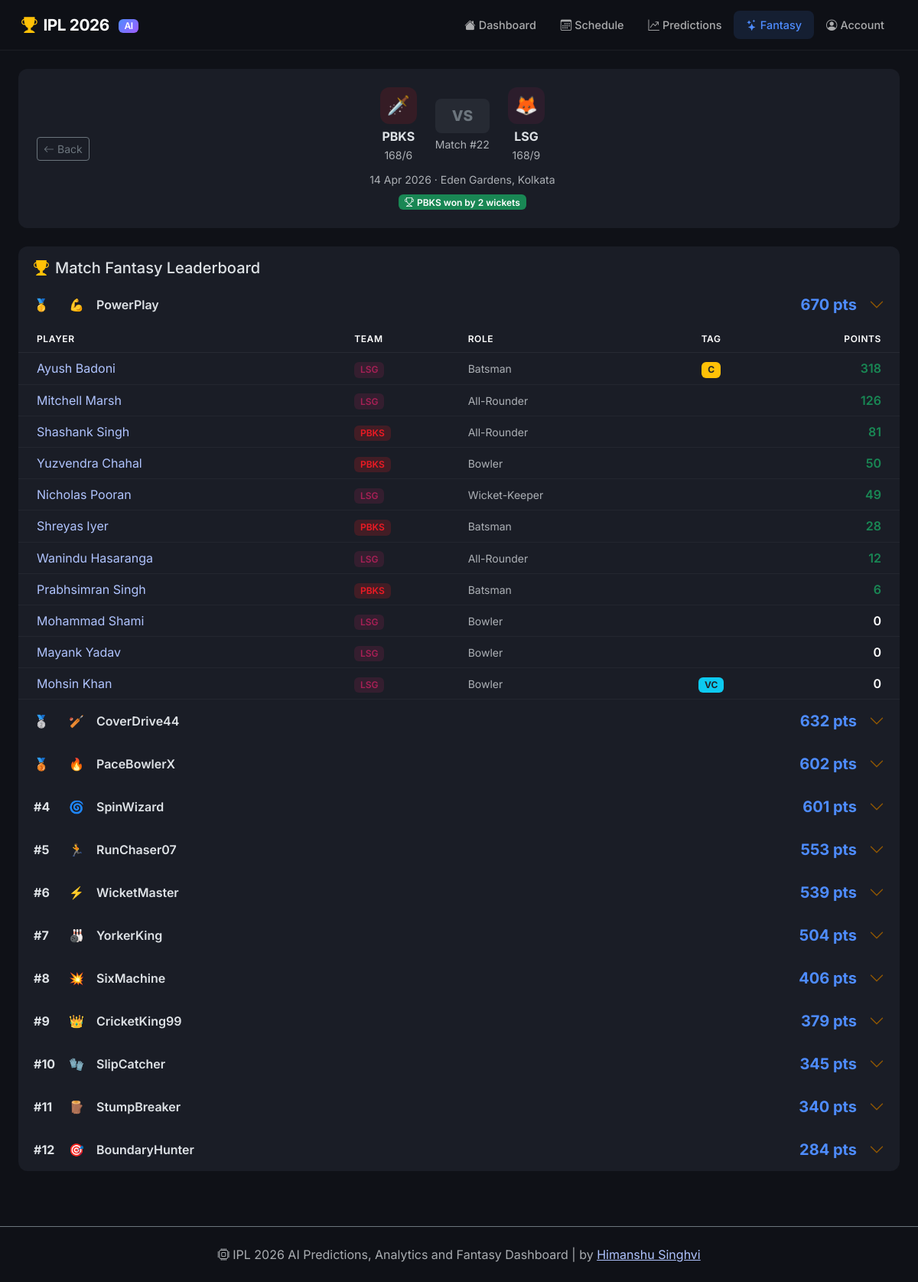
Screenshot of /fantasy/match/22 with the database file from the repository.
### models.py (models this page shows, shortened)
class Team(db.Model):
    __tablename__ = 'teams'
    id = db.Column(db.Integer, primary_key=True)
    name = db.Column(db.String(100), nullable=False)
    short_name = db.Column(db.String(10), nullable=False, unique=True)
    color = db.Column(db.String(7), default='#000000')
    logo_emoji = db.Column(db.String(10), default='🏏')
    home_ground = db.Column(db.String(200))
    titles_won = db.Column(db.Integer, default=0)
    matches_played_hist = db.Column(db.Integer, default=0)
    matches_won_hist = db.Column(db.Integer, default=0)
    players = db.relationship('Player', backref='team', lazy=True)

class Match(db.Model):
    __tablename__ = 'matches'
    id = db.Column(db.Integer, primary_key=True)
    match_number = db.Column(db.Integer)
    team1_id = db.Column(db.Integer, db.ForeignKey('teams.id'), nullable=False)
    team2_id = db.Column(db.Integer, db.ForeignKey('teams.id'), nullable=False)
    venue = db.Column(db.String(200))
    city = db.Column(db.String(100))
    date = db.Column(db.DateTime, nullable=False)
    stage = db.Column(db.String(30), default='League')  # League, Qualifier, Eliminator, Final
    status = db.Column(db.String(20), default='upcoming')  # upcoming, live, completed
    toss_winner_id = db.Column(db.Integer, db.ForeignKey('teams.id'), nullable=True)
    toss_decision = db.Column(db.String(10))  # bat, field
    winner_id = db.Column(db.Integer, db.ForeignKey('teams.id'), nullable=True)
    win_margin = db.Column(db.String(50))
    team1_score = db.Column(db.String(20))
    team2_score = db.Column(db.String(20))
    potm_id = db.Column(db.Integer, db.ForeignKey('players.id'), nullable=True)
    team1 = db.relationship('Team', foreign_keys=[team1_id])
    team2 = db.relationship('Team', foreign_keys=[team2_id])
    toss_winner = db.relationship('Team', foreign_keys=[toss_winner_id])
    winner = db.relationship('Team', foreign_keys=[winner_id])
    potm = db.relationship('Player', foreign_keys=[potm_id])
    scorecards = db.relationship('Scorecard', backref='match', lazy=True)

class FantasyTeam(db.Model):
    __tablename__ = 'fantasy_teams'
    id = db.Column(db.Integer, primary_key=True)
    user_id = db.Column(db.Integer, db.ForeignKey('fantasy_users.id'), nullable=False)
    match_id = db.Column(db.Integer, db.ForeignKey('matches.id'), nullable=False)
    total_points = db.Column(db.Integer, default=0)
    created_at = db.Column(db.DateTime, default=datetime.utcnow)
    players = db.relationship('FantasyTeamPlayer', backref='fantasy_team', lazy=True,
                              cascade='all, delete-orphan')
    match = db.relationship('Match', foreign_keys=[match_id])
    __table_args__ = (
        db.UniqueConstraint('user_id', 'match_id', name='uq_user_match'),
    )

class FantasyUser(db.Model):
    __tablename__ = 'fantasy_users'
    id = db.Column(db.Integer, primary_key=True)
    username = db.Column(db.String(50), unique=True, nullable=False)
    email = db.Column(db.String(120), unique=True, nullable=True)
    mobile_number = db.Column(db.String(20), unique=True, nullable=True)
    password_hash = db.Column(db.String(255), nullable=True)
    avatar_emoji = db.Column(db.String(10), default='🏏')
    total_points = db.Column(db.Integer, default=0)
    matches_played = db.Column(db.Integer, default=0)
    created_at = db.Column(db.DateTime, default=datetime.utcnow)
    last_login_at = db.Column(db.DateTime, nullable=True)
    teams = db.relationship('FantasyTeam', backref='user', lazy=True)

class FantasyTeamPlayer(db.Model):
    __tablename__ = 'fantasy_team_players'
    id = db.Column(db.Integer, primary_key=True)
    fantasy_team_id = db.Column(db.Integer, db.ForeignKey('fantasy_teams.id'), nullable=False)
    player_id = db.Column(db.Integer, db.ForeignKey('players.id'), nullable=False)
    is_captain = db.Column(db.Boolean, default=False)
    is_vice_captain = db.Column(db.Boolean, default=False)
    points = db.Column(db.Integer, default=0)
    player = db.relationship('Player', foreign_keys=[player_id])

class Player(db.Model):
    __tablename__ = 'players'
    id = db.Column(db.Integer, primary_key=True)
    name = db.Column(db.String(100), nullable=False)
    team_id = db.Column(db.Integer, db.ForeignKey('teams.id'), nullable=False)
    role = db.Column(db.String(30))  # Batsman, Bowler, All-Rounder, Wicket-Keeper
    batting_style = db.Column(db.String(30))
    bowling_style = db.Column(db.String(50))
    nationality = db.Column(db.String(50))
    is_overseas = db.Column(db.Boolean, default=False)
    matches_played = db.Column(db.Integer, default=0)
    runs_scored = db.Column(db.Integer, default=0)
    balls_faced = db.Column(db.Integer, default=0)
    batting_avg = db.Column(db.Float, default=0.0)
    strike_rate = db.Column(db.Float, default=0.0)
    fifties = db.Column(db.Integer, default=0)
    hundreds = db.Column(db.Integer, default=0)
    fours = db.Column(db.Integer, default=0)
    sixes = db.Column(db.Integer, default=0)
    wickets_taken = db.Column(db.Integer, default=0)
    balls_bowled = db.Column(db.Integer, default=0)
    runs_conceded = db.Column(db.Integer, default=0)
    bowling_avg = db.Column(db.Float, default=0.0)
    economy_rate = db.Column(db.Float, default=0.0)
    best_bowling = db.Column(db.String(10), default='0/0')
    catches = db.Column(db.Integer, default=0)
    stumpings = db.Column(db.Integer, default=0)
    form_rating = db.Column(db.Float, default=50.0)

### app.py (the view)
@app.route('/fantasy/match/<int:match_id>')
def fantasy_match(match_id):
    match = Match.query.get_or_404(match_id)
    team1 = db.session.get(Team, match.team1_id)
    team2 = db.session.get(Team, match.team2_id)
    t1_players = Player.query.filter_by(team_id=team1.id).all()
    t2_players = Player.query.filter_by(team_id=team2.id).all()
    current_user = current_fantasy_user()
    my_team = None
    if current_user:
        my_team = FantasyTeam.query.filter_by(
            user_id=current_user.id, match_id=match_id).first()
    match_leaderboard = (FantasyTeam.query
                         .filter_by(match_id=match_id)
                         .order_by(FantasyTeam.total_points.desc())
                         .all())
    team_details = {}
    for ft in match_leaderboard:
        team_details[ft.id] = FantasyTeamPlayer.query.filter_by(
            fantasy_team_id=ft.id).order_by(FantasyTeamPlayer.points.desc()).all()
    return render_template('fantasy_match.html',
                           match=match, team1=team1, team2=team2,
                           t1_players=t1_players, t2_players=t2_players,
                           match_leaderboard=match_leaderboard,
                           team_details=team_details,
                           current_user=current_user,
                           my_team=my_team)

### templates/fantasy_match.html (shortened to what this page needs)
{% extends "base.html" %}
{% block content %}
<div class="fantasy-page">
    <div class="card border-0 mb-4 overflow-hidden">
        <div class="card-body p-4">
            <div class="d-flex align-items-center justify-content-between flex-wrap gap-3">
                <a href="{{ url_for('fantasy') }}" class="btn btn-sm btn-outline-secondary">
                    <i class="bi bi-arrow-left me-1"></i>Back
                </a>
                <div class="text-center flex-grow-1">
                    <div class="d-flex align-items-center justify-content-center gap-4">
                        <div class="text-center">
                            <div class="team-badge-lg" style="background:{{ team1.color }}20; color:{{ team1.color }}">{{ team1.logo_emoji }}</div>
                            <div class="fw-bold mt-1">{{ team1.short_name }}</div>
                            {% if match.status == 'completed' %}
                            <small class="text-muted">{{ match.team1_score }}</small>
                            {% endif %}
                        </div>
                        <div>
                            <div class="vs-badge-lg">VS</div>
                            <small class="text-muted d-block mt-1">Match #{{ match.match_number }}</small>
                        </div>
                        <div class="text-center">
                            <div class="team-badge-lg" style="background:{{ team2.color }}20; color:{{ team2.color }}">{{ team2.logo_emoji }}</div>
                            <div class="fw-bold mt-1">{{ team2.short_name }}</div>
                            {% if match.status == 'completed' %}
                            <small class="text-muted">{{ match.team2_score }}</small>
                            {% endif %}
                        </div>
                    </div>
                    <div class="mt-2">
                        <small class="text-muted">{{ match.date|datefmt }} &middot; {{ match.venue }}, {{ match.city }}</small>
                    </div>
                    {% if match.status == 'completed' and match.winner %}
                    <div class="mt-1">
                        <span class="badge bg-success"><i class="bi bi-trophy me-1"></i>{{ match.winner.short_name }} won by {{ match.win_margin }}</span>
                    </div>
                    {% elif match.status == 'upcoming' %}
                    <span class="badge bg-info mt-1">Upcoming</span>
                    {% endif %}
                </div>
            </div>
        </div>
    </div>
    <div class="row g-4">
        {% if match.status == 'completed' %}
        <div class="col-12">
            <div class="card border-0">
                <div class="card-header bg-transparent border-0">
                    <h5 class="mb-0"><i class="bi bi-trophy-fill text-warning me-2"></i>Match Fantasy Leaderboard</h5>
                </div>
                <div class="card-body p-0">
                    {% if match_leaderboard %}
                    <div class="accordion" id="matchLeaderboard">
                        {% for ft in match_leaderboard %}
                        <div class="accordion-item bg-transparent border-0">
                            <h2 class="accordion-header">
                                <button class="accordion-button collapsed bg-transparent {% if current_user and ft.user_id == current_user.id %}fantasy-highlight{% endif %}"
                                        type="button" data-bs-toggle="collapse" data-bs-target="#team{{ ft.id }}">
                                    <div class="d-flex align-items-center justify-content-between w-100 me-3">
                                        <div class="d-flex align-items-center gap-3">
                                            <span class="fw-bold" style="min-width:30px">
                                                {% if loop.index == 1 %}🥇{% elif loop.index == 2 %}🥈{% elif loop.index == 3 %}🥉{% else %}#{{ loop.index }}{% endif %}
                                            </span>
                                            <span>{{ ft.user.avatar_emoji }}</span>
                                            <span class="fw-semibold">{{ ft.user.username }}</span>
                                        </div>
                                        <span class="fantasy-points fw-bold fs-5">{{ ft.total_points }} pts</span>
                                    </div>
                                </button>
                            </h2>
                            <div id="team{{ ft.id }}" class="accordion-collapse collapse {% if loop.index == 1 %}show{% endif %}"
                                 data-bs-parent="#matchLeaderboard">
                                <div class="accordion-body p-0">
                                    <div class="table-responsive">
                                        <table class="table table-hover mb-0">
                                            <thead>
                                                <tr>
                                                    <th class="ps-4">Player</th>
                                                    <th>Team</th>
                                                    <th>Role</th>
                                                    <th class="text-center">Tag</th>
                                                    <th class="text-end pe-4">Points</th>
                                                </tr>
                                            </thead>
                                            <tbody>
                                                {% for ftp in team_details.get(ft.id, []) %}
                                                <tr>
                                                    <td class="ps-4">
                                                        <a href="{{ url_for('player_detail', player_id=ftp.player.id) }}" class="text-decoration-none">
                                                            {{ ftp.player.name }}
                                                        </a>
                                                    </td>
                                                    <td>
                                                        <span class="badge" style="background:{{ ftp.player.team.color }}30; color:{{ ftp.player.team.color }}">
                                                            {{ ftp.player.team.short_name }}
                                                        </span>
                                                    </td>
                                                    <td><small class="text-muted">{{ ftp.player.role }}</small></td>
                                                    <td class="text-center">
                                                        {% if ftp.is_captain %}
                                                        <span class="badge bg-warning text-dark fw-bold">C</span>
                                                        {% elif ftp.is_vice_captain %}
                                                        <span class="badge bg-info text-dark fw-bold">VC</span>
                                                        {% endif %}
                                                    </td>
                                                    <td class="text-end pe-4 fw-semibold {% if ftp.points > 0 %}text-success{% elif ftp.points < 0 %}text-danger{% endif %}">
                                                        {{ ftp.points }}
                                                    </td>
                                                </tr>
                                                {% endfor %}
                                            </tbody>
                                        </table>
                                    </div>
                                </div>
                            </div>
                        </div>
                        {% endfor %}
                    </div>
                    {% else %}
                    <div class="text-center py-5 text-muted">
                        <i class="bi bi-emoji-neutral fs-1 d-block mb-2"></i>
                        No fantasy teams were created for this match.
                    </div>
                    {% endif %}
                </div>
            </div>
        </div>
        {% endif %}
    </div>
</div>
{% endblock %}

### rows the page displays
Team: logo_emoji "🗡️", short_name "PBKS", winner.short_name "PBKS"
Match: team1_score "168/6", match_number "22", team2_score "168/9", date "14 Apr 2026", venue "Eden Gardens", city "Kolkata", win_margin "2 wickets"
Team: logo_emoji "🦊", short_name "LSG"
FantasyTeam: user.avatar_emoji "💪", user.username "PowerPlay", total_points "670"
FantasyTeamPlayer: player.name "Ayush Badoni", player.team.short_name "LSG", player.role "Batsman", is_captain "C", points "318"
FantasyTeamPlayer: player.name "Mitchell Marsh", player.team.short_name "LSG", player.role "All-Rounder", points "126"
FantasyTeamPlayer: player.name "Shashank Singh", player.team.short_name "PBKS", player.role "All-Rounder", points "81"
FantasyTeamPlayer: player.name "Yuzvendra Chahal", player.team.short_name "PBKS", player.role "Bowler", points "50"
FantasyTeamPlayer: player.name "Nicholas Pooran", player.team.short_name "LSG", player.role "Wicket-Keeper", points "49"
FantasyTeamPlayer: player.name "Shreyas Iyer", player.team.short_name "PBKS", player.role "Batsman", points "28"
FantasyTeamPlayer: player.name "Wanindu Hasaranga", player.team.short_name "LSG", player.role "All-Rounder", points "12"
FantasyTeamPlayer: player.name "Prabhsimran Singh", player.team.short_name "PBKS", player.role "Batsman", points "6"
FantasyTeamPlayer: player.name "Mohammad Shami", player.team.short_name "LSG", player.role "Bowler", points "0"
FantasyTeamPlayer: player.name "Mayank Yadav", player.team.short_name "LSG", player.role "Bowler", points "0"
FantasyTeamPlayer: player.name "Mohsin Khan", player.team.short_name "LSG", player.role "Bowler", is_captain "VC", points "0"
FantasyTeam: user.avatar_emoji "🏏", user.username "CoverDrive44", total_points "632"
FantasyTeam: user.avatar_emoji "🔥", user.username "PaceBowlerX", total_points "602"
FantasyTeam: user.avatar_emoji "🌀", user.username "SpinWizard", total_points "601"
FantasyTeam: user.avatar_emoji "🏃", user.username "RunChaser07", total_points "553"
FantasyTeam: user.avatar_emoji "⚡", user.username "WicketMaster", total_points "539"
FantasyTeam: user.avatar_emoji "🎳", user.username "YorkerKing", total_points "504"
FantasyTeam: user.avatar_emoji "💥", user.username "SixMachine", total_points "406"
FantasyTeam: user.avatar_emoji "👑", user.username "CricketKing99", total_points "379"
FantasyTeam: user.avatar_emoji "🧤", user.username "SlipCatcher", total_points "345"
FantasyTeam: user.avatar_emoji "🪵", user.username "StumpBreaker", total_points "340"
FantasyTeam: user.avatar_emoji "🎯", user.username "BoundaryHunter", total_points "284"
